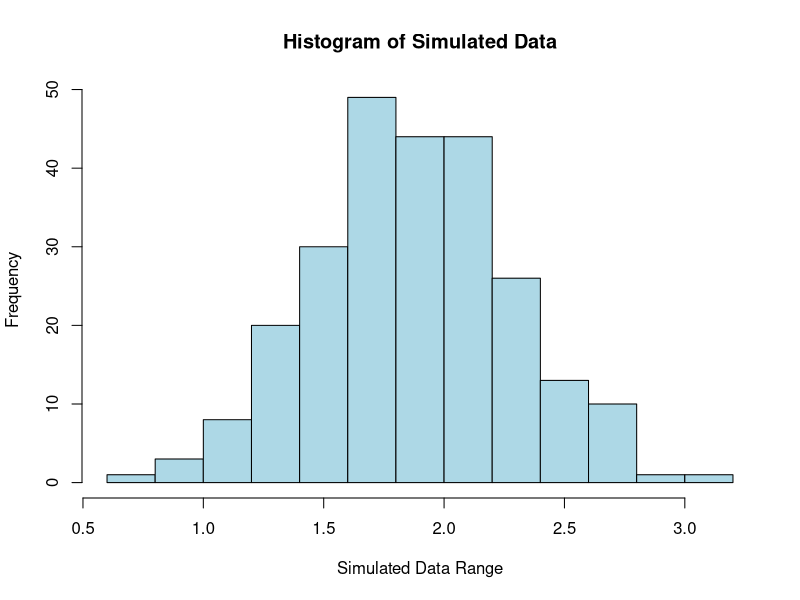

Reproduce this figure in R.
## ---- chunk 1
knitr::opts_chunk$set(echo = TRUE)

library(tidyverse)

## ---- chunk 2
# The following information was derived from the base data set using Excel's function commands: =AVERAGE(), =VARPA()

rawSize <- 250
rawMean <- 1.8765625
rawVariance <- 0.636875684
rawSD <- rawVariance^2
## ---- chunk 3
sim_ID <- runif(1:rawSize)
sim_data <- rnorm(n = rawSize, mean = rawMean, sd = rawSD)
sim_df <- data.frame(sim_ID, sim_data)
head(sim_df)
## ---- chunk 4
#Rearrange the dataframe for ANOVA
longdf <- pivot_longer(sim_df, 
                       cols=sim_ID:sim_data,
                       names_to = "id",
                       values_to = "data")

#Summary to get the p-value
  summary(aov(sim_data ~ sim_ID, data = sim_df))

#Create an appropriate histogram
hist(x=sim_df$sim_data,
     col = "lightblue",
     main = paste("Histogram of Simulated Data"),
     xlab= "Simulated Data Range")
## ---- chunk 5
newmean <- 1.50
newData <- rnorm(n = rawSize, mean = newmean, sd = rawSD)
newdf <- data.frame(sim_ID, newData)

#Summary statistic of the dataframe created with the new mean value above, using the same contingent varaibles of the previous data table. 

summary(aov(newData ~ sim_ID, data = newdf))

## ---- chunk 6
newSize <- 300
newData <- rnorm(n = newSize, mean = rawMean, sd = rawSD)
sim_ID <- runif(1:newSize)
newdf <- data.frame(sim_ID, newData)

#Summary statistic of the dataframe created with the new size value above, using the same contingent varaibles of the previous data table. 

summary(aov(newData ~ sim_ID, data = newdf))
